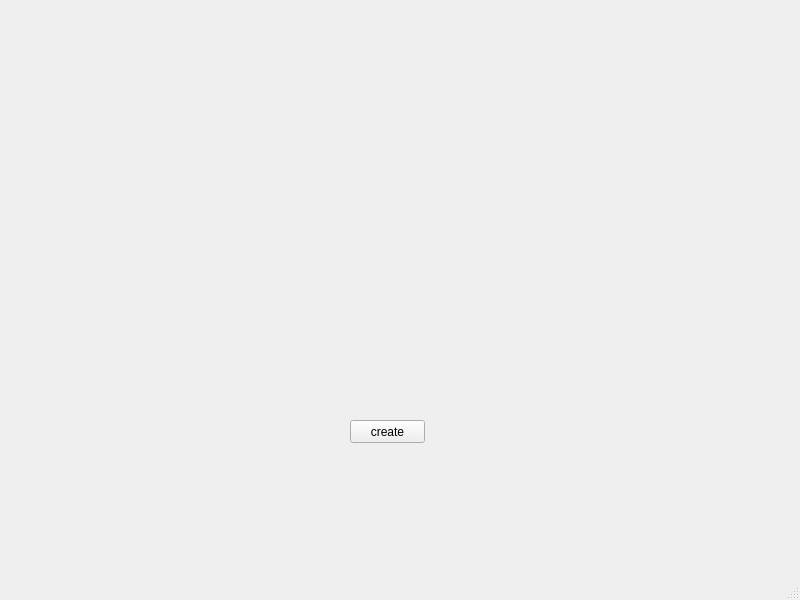
<?xml version="1.0" encoding="UTF-8"?>
<ui version="4.0">
 <class>MainWindow</class>
 <widget class="QMainWindow" name="MainWindow">
  <property name="geometry">
   <rect>
    <x>0</x>
    <y>0</y>
    <width>800</width>
    <height>600</height>
   </rect>
  </property>
  <property name="windowTitle">
   <string>circle</string>
  </property>
  <widget class="QWidget" name="centralwidget">
   <widget class="QPushButton" name="pushButton">
    <property name="geometry">
     <rect>
      <x>350</x>
      <y>420</y>
      <width>75</width>
      <height>23</height>
     </rect>
    </property>
    <property name="text">
     <string>create</string>
    </property>
   </widget>
  </widget>
  <widget class="QStatusBar" name="statusbar"/>
 </widget>
 <resources/>
 <connections/>
</ui>
